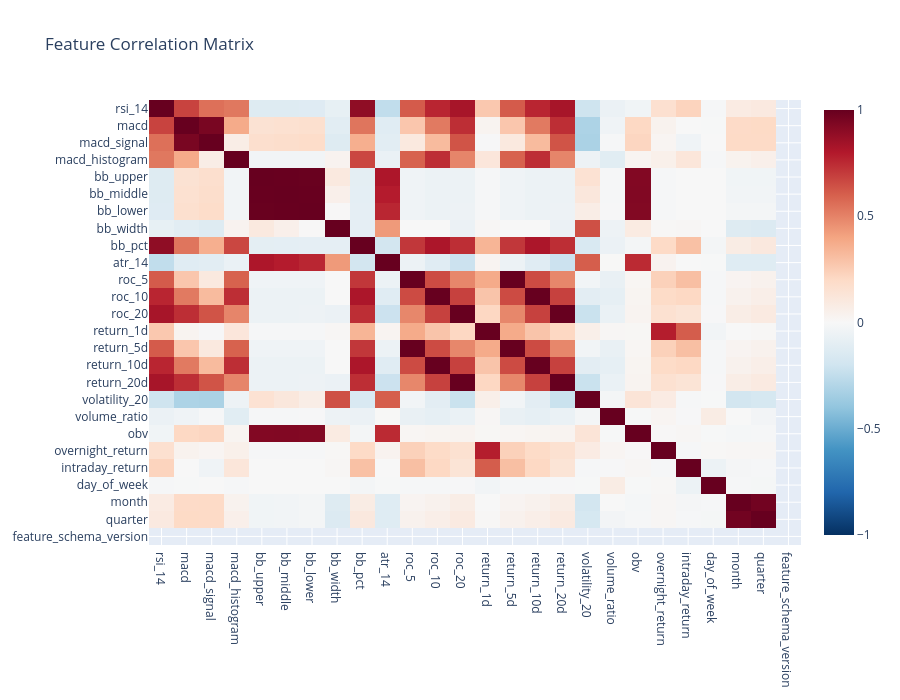

This figure's notebook cell:
### Markdown cell above
## 7. Feature Correlation Matrix

How correlated are the generated features?

### Code cell
if not result.empty:
    numeric_cols = result.select_dtypes(include=[np.number]).columns.tolist()
    if len(numeric_cols) > 2:
        corr = result[numeric_cols].corr()

        fig = px.imshow(
            corr,
            title="Feature Correlation Matrix",
            color_continuous_scale="RdBu_r",
            zmin=-1, zmax=1,
            aspect="auto",
        )
        fig.update_layout(height=700, width=900)
        fig.show()
    else:
        print("Not enough numeric features for correlation")
else:
    print("No feature data computed")

### Figure 1 — Plotly figure (JSON) as saved in the notebook; plotly's stock layout.template omitted (floating-point values rounded to 4 significant figures; data arrays with more than 128 entries replaced by an {"elided": "..."} marker saying what was removed)
{"data": [{"coloraxis": "coloraxis", "hovertemplate": "x: %{x}<br>y: %{y}<br>color: %{z}<extra></extra>", "name": "0", "type": "heatmap", "x": ["rsi_14", "macd", "macd_signal", "macd_histogram", "bb_upper", "bb_middle", "bb_lower", "bb_width", "bb_pct", "atr_14", "roc_5", "roc_10", "roc_20", "return_1d", "return_5d", "return_10d", "return_20d", "volatility_20", "volume_ratio", "obv", "overnight_return", "intraday_return", "day_of_week", "month", "quarter", "feature_schema_version"], "xaxis": "x", "y": ["rsi_14", "macd", "macd_signal", "macd_histogram", "bb_upper", "bb_middle", "bb_lower", "bb_width", "bb_pct", "atr_14", "roc_5", "roc_10", "roc_20", "return_1d", "return_5d", "return_10d", "return_20d", "volatility_20", "volume_ratio", "obv", "overnight_return", "intraday_return", "day_of_week", "month", "quarter", "feature_schema_version"], "yaxis": "y", "z": {"elided": "26x26 float values"}}], "layout": {"coloraxis": {"cmax": 1, "cmin": -1, "colorscale": [[0.0, "rgb(5,48,97)"], [0.1, "rgb(33,102,172)"], [0.2, "rgb(67,147,195)"], [0.3, "rgb(146,197,222)"], [0.4, "rgb(209,229,240)"], [0.5, "rgb(247,247,247)"], [0.6, "rgb(253,219,199)"], [0.7, "rgb(244,165,130)"], [0.8, "rgb(214,96,77)"], [0.9, "rgb(178,24,43)"], [1.0, "rgb(103,0,31)"]]}, "height": 700, "title": {"text": "Feature Correlation Matrix"}, "width": 900, "xaxis": {"anchor": "y", "domain": [0.0, 1.0]}, "yaxis": {"anchor": "x", "autorange": "reversed", "domain": [0.0, 1.0]}}}
